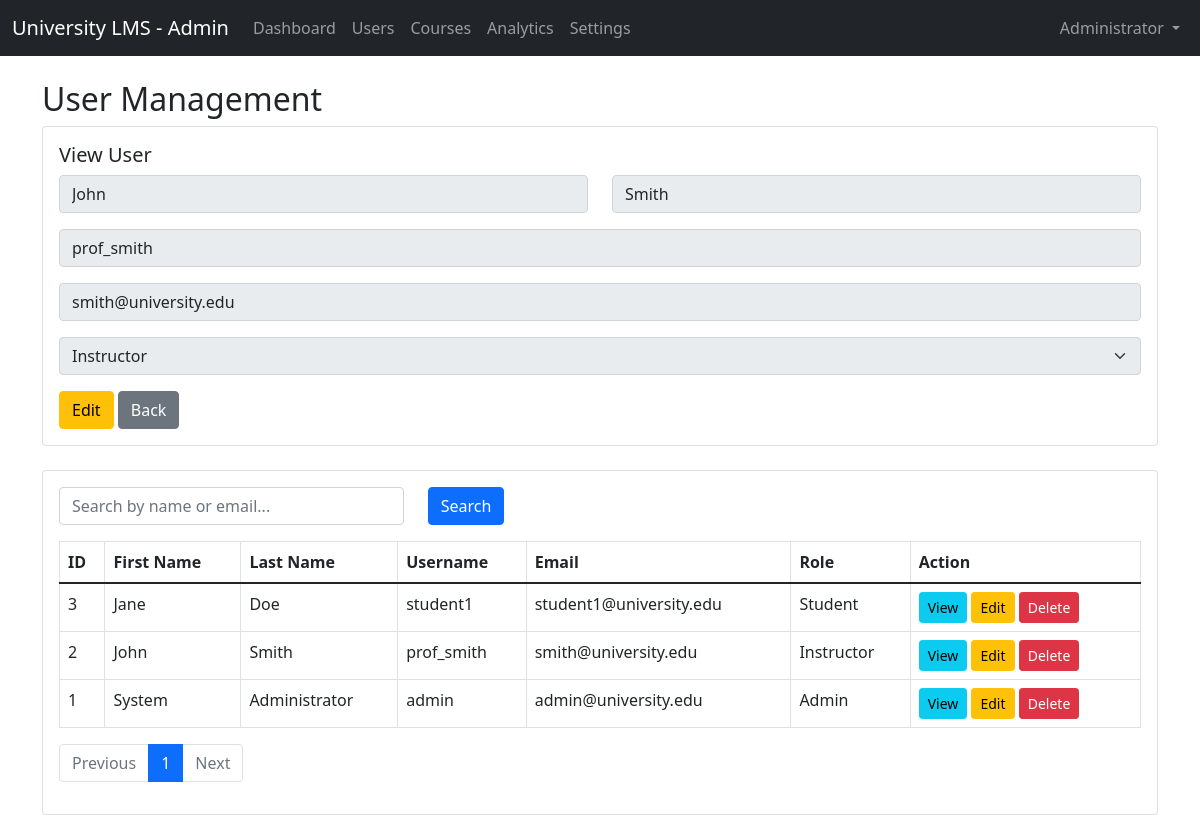
Page /admin/users.php?id=2 (signed in) on the committed database.
### tables this page shows
CREATE TABLE users (
    id INT PRIMARY KEY AUTO_INCREMENT,
    username VARCHAR(50) UNIQUE NOT NULL,
    email VARCHAR(100) UNIQUE NOT NULL,
    password VARCHAR(255) NOT NULL,
    first_name VARCHAR(50) NOT NULL,
    last_name VARCHAR(50) NOT NULL,
    role ENUM('student', 'instructor', 'admin') NOT NULL,
    profile_image VARCHAR(255),
    created_at TIMESTAMP DEFAULT CURRENT_TIMESTAMP,
    updated_at TIMESTAMP DEFAULT CURRENT_TIMESTAMP ON UPDATE CURRENT_TIMESTAMP
);

### admin/users.php (the view, shortened to what this page needs)
<?php
$database = new Database();
$db = $database->getConnection();
$search = isset($_GET['search']) ? trim($_GET['search']) : '';
$page = isset($_GET['page']) ? max(1, (int)$_GET['page']) : 1;
$items_per_page = 10;
$offset = ($page - 1) * $items_per_page;
$where = '';
$params = [];
$query_count = "SELECT COUNT(*) as total FROM users $where";
$stmt = $db->prepare($query_count);
$stmt->execute($params);
$total_users = $stmt->fetch(PDO::FETCH_ASSOC)['total'];
$total_pages = ceil($total_users / $items_per_page);
$query = "SELECT * FROM users $where ORDER BY id DESC LIMIT $items_per_page OFFSET $offset";
$stmt = $db->prepare($query);
$stmt->execute($params);
$users = $stmt->fetchAll(PDO::FETCH_ASSOC);
$user = null;
if (isset($_GET['id']) || isset($_GET['edit'])) {
    $id = $_GET['id'] ?? $_GET['edit'];
    $query = "SELECT * FROM users WHERE id = :id";
    $stmt = $db->prepare($query);
    $stmt->execute(['id' => $id]);
    $user = $stmt->fetch(PDO::FETCH_ASSOC);
}
?>
<!DOCTYPE html>
<html lang="en">
<head>
    <link href="https://cdn.jsdelivr.net/npm/bootstrap@5.1.3/dist/css/bootstrap.min.css" rel="stylesheet">
</head>
<body>
    <?php include '../includes/admin_navbar.php'; ?>
    <div class="container mt-4">
        <h2>User Management</h2>
        <div class="card mb-4">
            <div class="card-body">
                <h5 class="card-title"><?php echo $user ? (isset($_GET['edit']) ? 'Edit User' : 'View User') : 'Add User'; ?></h5>
                <form method="post" action="users.php<?php echo $user ? '?edit=' . $user['id'] : ''; ?>">
                    <div class="row mb-3">
                        <div class="col">
                            <input type="text" name="first_name" class="form-control" placeholder="First Name" value="<?php echo htmlspecialchars($user['first_name'] ?? ''); ?>" required <?php echo isset($_GET['id']) ? 'readonly' : ''; ?>>
                        </div>
                        <div class="col">
                            <input type="text" name="last_name" class="form-control" placeholder="Last Name" value="<?php echo htmlspecialchars($user['last_name'] ?? ''); ?>" required <?php echo isset($_GET['id']) ? 'readonly' : ''; ?>>
                        </div>
                    </div>
                    <div class="mb-3">
                        <input type="text" name="username" class="form-control" placeholder="Username" value="<?php echo htmlspecialchars($user['username'] ?? ''); ?>" required <?php echo isset($_GET['id']) ? 'readonly' : ''; ?>>
                    </div>
                    <div class="mb-3">
                        <input type="email" name="email" class="form-control" placeholder="Email" value="<?php echo htmlspecialchars($user['email'] ?? ''); ?>" required <?php echo isset($_GET['id']) ? 'readonly' : ''; ?>>
                    </div>
                    <div class="mb-3">
                        <select name="role" class="form-select" required <?php echo isset($_GET['id']) ? 'disabled' : ''; ?>>
                            <option value="instructor" <?php echo (isset($user['role']) && $user['role'] == 'instructor') ? 'selected' : ''; ?>>Instructor</option>
                        </select>
                    </div>
                    <?php if ($user && isset($_GET['id'])): ?>
                        <a href="users.php?edit=<?php echo $user['id']; ?>" class="btn btn-warning">Edit</a>
                    <?php endif; ?>
                    <a href="users.php" class="btn btn-secondary">Back</a>
                </form>
            </div>
        </div>
        <div class="card">
            <div class="card-body">
                <form class="row mb-3" method="get">
                    <div class="col-md-4">
                        <input type="text" name="search" class="form-control" placeholder="Search by name or email..." value="<?php echo htmlspecialchars($search); ?>">
                    </div>
                    <div class="col-md-2">
                        <button type="submit" class="btn btn-primary">Search</button>
                    </div>
                </form>
                <div class="table-responsive">
                    <table class="table table-bordered table-hover">
                        <thead>
                            <tr>
                                <th>ID</th>
                                <th>First Name</th>
                                <th>Last Name</th>
                                <th>Username</th>
                                <th>Email</th>
                                <th>Role</th>
                                <th>Action</th>
                            </tr>
                        </thead>
                        <tbody>
                            <?php foreach ($users as $u): ?>
                                <tr>
                                    <td><?php echo $u['id']; ?></td>
                                    <td><?php echo htmlspecialchars($u['first_name']); ?></td>
                                    <td><?php echo htmlspecialchars($u['last_name']); ?></td>
                                    <td><?php echo htmlspecialchars($u['username']); ?></td>
                                    <td><?php echo htmlspecialchars($u['email']); ?></td>
                                    <td><?php echo htmlspecialchars(ucfirst($u['role'])); ?></td>
                                    <td>
                                        <a href="users.php?id=<?php echo $u['id']; ?>" class="btn btn-sm btn-info">View</a>
                                        <a href="users.php?edit=<?php echo $u['id']; ?>" class="btn btn-sm btn-warning">Edit</a>
                                        <a href="users.php?delete=<?php echo $u['id']; ?>" class="btn btn-sm btn-danger" onclick="return confirm('Are you sure you want to delete this user?');">Delete</a>
                                    </td>
                                </tr>
                            <?php endforeach; ?>
                        </tbody>
                    </table>
                </div>
                <nav>
                    <ul class="pagination">
                        <li class="page-item <?php echo $page <= 1 ? 'disabled' : ''; ?>">
                            <a class="page-link" href="?page=<?php echo $page - 1; ?>&search=<?php echo urlencode($search); ?>">Previous</a>
                        </li>
                        <?php for ($i = 1; $i <= $total_pages; $i++): ?>
                            <li class="page-item <?php echo $i === $page ? 'active' : ''; ?>">
                                <a class="page-link" href="?page=<?php echo $i; ?>&search=<?php echo urlencode($search); ?>"><?php echo $i; ?></a>
                            </li>
                        <?php endfor; ?>
                        <li class="page-item <?php echo $page >= $total_pages ? 'disabled' : ''; ?>">
                            <a class="page-link" href="?page=<?php echo $page + 1; ?>&search=<?php echo urlencode($search); ?>">Next</a>
                        </li>
                    </ul>
                </nav>
            </div>
        </div>
    </div>
</body>
</html>

### rows in the picture
users: first_name "John", last_name "Smith", username "prof_smith", email "smith@university.edu", role "Instructor", id "2"
users: id "3", first_name "Jane", last_name "Doe", username "student1", email "student1@university.edu", role "Student"
users: id "1", first_name "System", last_name "Administrator", username "admin", email "admin@university.edu", role "Admin"
